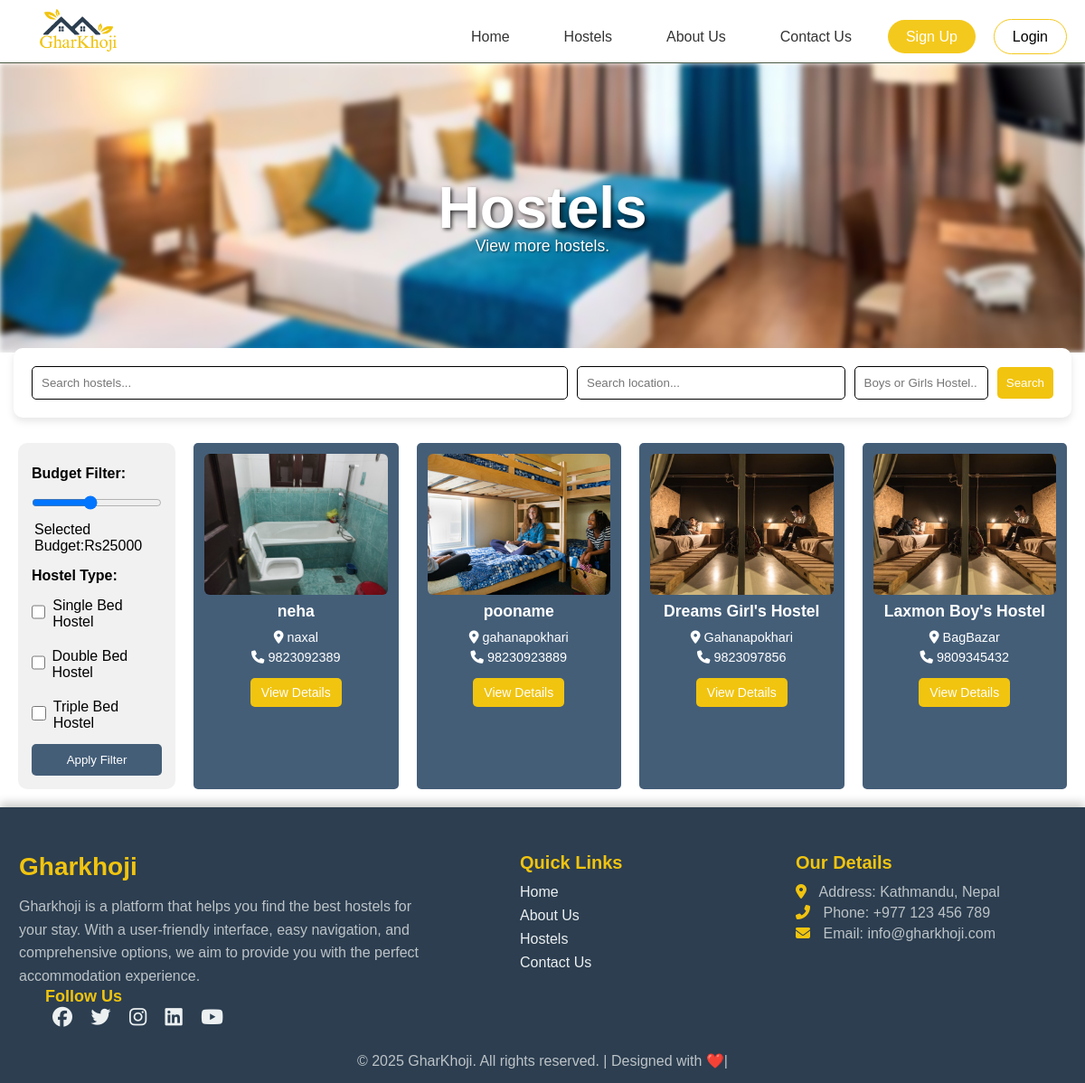
The page /hostels/ on the database as committed earlier.
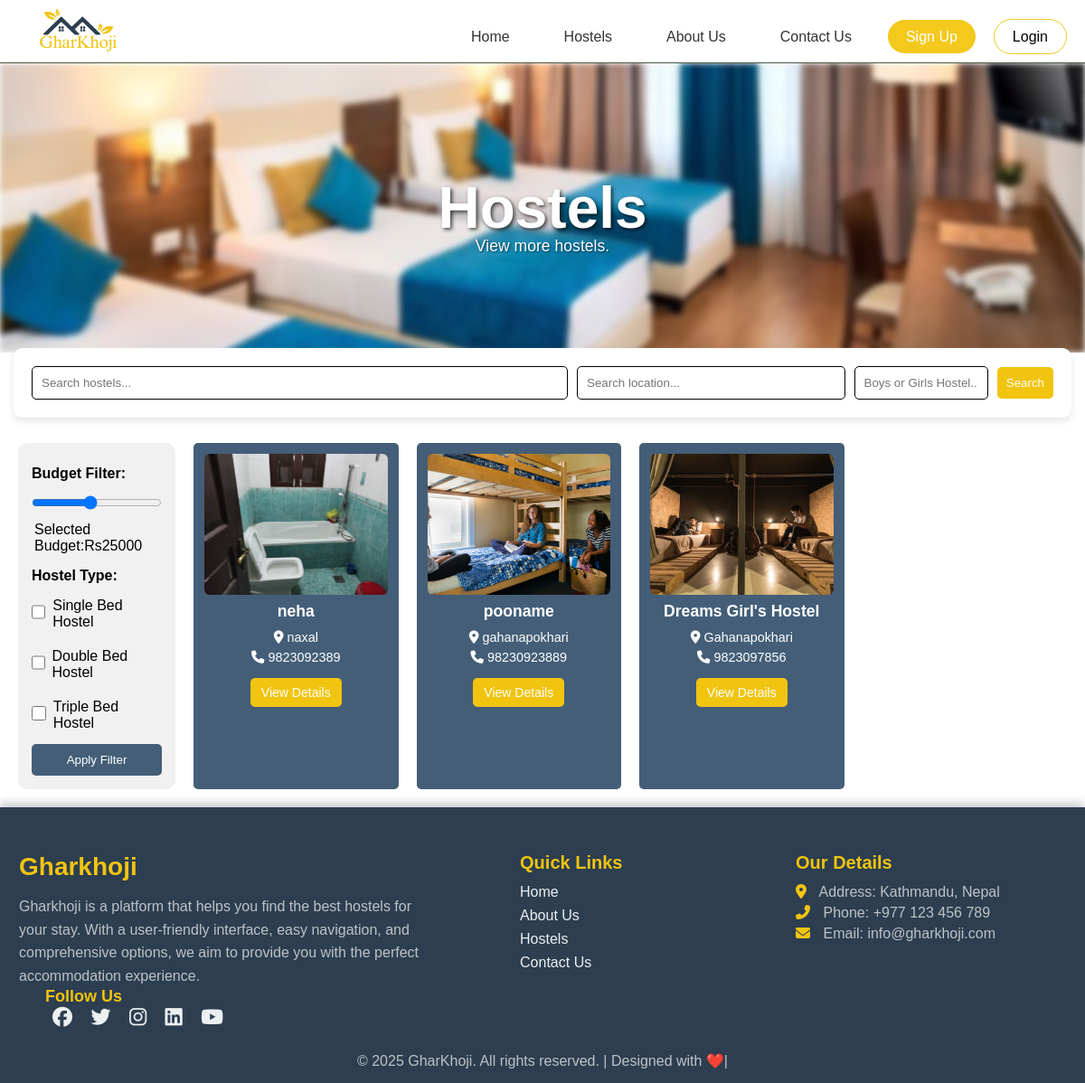
The same page on the database as committed later.
### app/models.py (models this page shows, shortened)
class HostelProperty(models.Model):
    HOSTEL_TYPES = [
        ('Boy', 'Boy'),
        ('Girl', 'Girl')
    ]
    STATUS_CHOICES = [('pending', 'Pending'), ('approved', 'Approved'), ('rejected', 'Rejected')]
    AVAILABILITY_STATUS = [
        ('available', 'Available'),
        ('unavailable', 'Unavailable')
    ]
    unique_id = models.CharField(max_length=10, unique=True, editable=False)
    title = models.CharField(max_length=255)
    hostel_type = models.CharField(max_length=10, choices=HOSTEL_TYPES)
    description = models.TextField()
    phone_number = models.CharField(max_length=15)
    email = models.EmailField()
    location = models.CharField(max_length=255)
    latitude = models.FloatField(null=True, blank=True)
    longitude = models.FloatField(null=True, blank=True)
    single_beds = models.PositiveIntegerField()
    shared_2_beds = models.PositiveIntegerField()
    shared_3_beds = models.PositiveIntegerField()
    price_single_bed = models.DecimalField(max_digits=10, decimal_places=2)
    price_shared_2_beds = models.DecimalField(max_digits=10, decimal_places=2)
    price_shared_3_beds = models.DecimalField(max_digits=10, decimal_places=2)
    availability = models.CharField(max_length=15, choices=AVAILABILITY_STATUS)
    rules = models.TextField()
    pan_number = models.CharField(max_length=50)
    amenities = models.TextField()  # Store as JSON or comma-separated values
    approval_status = models.CharField(max_length=10, choices=STATUS_CHOICES, default='pending')
    created_at = models.DateTimeField(auto_now_add=True)
    class Meta:
        verbose_name_plural = "Hostel Details"

class HostelImage(models.Model):
    hostel = models.ForeignKey(HostelProperty, on_delete=models.CASCADE, related_name='images')
    image = models.ImageField(upload_to='hostel_images/')

### app/views.py (the view, shortened to what this page needs)
# urls.py: path('hostels/', views.HostelPage, name='hostels'),
def HostelPage(request):
    hostels = HostelProperty.objects.filter(approval_status='approved')  # Fetch all hostels initially
    hostels = HostelProperty.objects.filter(approval_status='approved')  # Fetch all approved hostels
    name = request.GET.get('title')
    location = request.GET.get('location')
    hostel_type = request.GET.get('hostel_type')
    budget = request.GET.get('budget')
    bed_types = request.GET.get('bed_types', '').split(',')
    if name:
        hostels = hostels.filter(Q(title__icontains=name))
    if location:
        hostels = hostels.filter(Q(location__icontains=location))
    if hostel_type:
        hostels = hostels.filter(Q(hostel_type__icontains=hostel_type))
    if not any(bed_types) or bed_types == ['']:
        bed_types = ['single']
    bed_filter = Q()
    if 'single' in bed_types:
        bed_filter |= Q(single_beds__gt=0)
    if 'double' in bed_types:
        bed_filter |= Q(shared_2_beds__gt=0)
    if 'triple' in bed_types:
        bed_filter |= Q(shared_3_beds__gt=0)
    hostels = hostels.filter(bed_filter)
    return render(request, 'hostel.html', {'hostels': hostels})

### templates/hostel.html (shortened to what the changed rows need)
{% extends "base.html" %}
{% load static %}
{% block styles %}
  <link rel="stylesheet" href="{% static 'css/hostels.css' %}">
  <link rel="stylesheet" href="https://cdnjs.cloudflare.com/ajax/libs/font-awesome/6.5.1/css/all.min.css">
{% endblock styles%}
{%block content %}
    <main>
        <section class="image">
            <div class="hostel-image-container">
                <h1>Hostels</h1>
            </div>
        </section>
        <div class="hostel-filter-container">
            <div class="hostels-display">
                <div class="outer-card">
                    {% for hostel in hostels %}
                        <div class="inner-card">
                            <div class="image-wrapper">
                                {% if hostel.images.all %}
                                    <img src="{{ hostel.images.first.image.url }}" alt="{{ hostel.title }}">
                                {% else %}
                                    <img src="{% static 'img/image.jpg' %}" alt="Default Image">
                                {% endif %}
                            </div>
                            <div class="content">
                                <p>{{ hostel.title }}</p>
                                <span><i class="fa-solid fa-location-dot"></i> {{ hostel.location }}</span>
                                <span><i class="fa-solid fa-phone"></i> {{ hostel.phone_number }}</span>
                            </div>
                            <div class="view-details-container">
                                <a href="{% url 'hosteldetails' hostel.id %}"><button class="view-details-btn">View Details</button></a>
                            </div>
                        </div>
                    {% empty %}
                        <p>Sorry, no hostels are available.</p>
                    {% endfor %}
                </div>
            </div>
        </div>
    </main>
{% endblock %}

Rows that differ between the two databases and show on the page:
no longer on this page (row edited): HostelProperty: images.first.image (picture), title "Laxmon Boy's Hostel", location "BagBazar", phone_number "9809345432"
